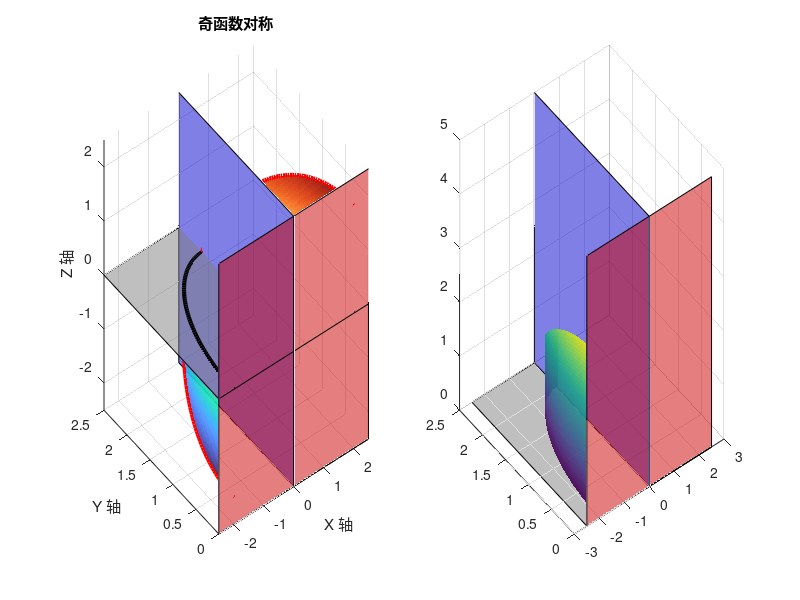

This chart was generated by the following MATLAB code: (Note: this script raises an error after producing the figure.)
% 剥离所有光影特效，绝对强制显色版
clear; clc; close all;

figure('Name', '曲线积分对称性', 'Color', 'w', 'Position', [100, 100, 1200, 550]);

% 基础数据
t = linspace(0, pi, 150); 
x_L = 2*cos(t);   
y_L = 2*sin(t);   
v = linspace(0, 1, 40); 
[T_wall, V_wall] = meshgrid(t, v);
X_wall = 2*cos(T_wall); 
Y_wall = 2*sin(T_wall);

% ================= 左图：奇函数 =================
subplot(1, 2, 1); hold on; grid on; view(-35, 30);
f_odd = @(x, y) x; 

% 【暴力涂色：没有任何光照干扰的纯色块】
% 1. X=0 平面 (深蓝)
fill3([0 0 0 0], [0 2.5 2.5 0], [-2.5 -2.5 2.5 2.5], [0 0 0.8], 'FaceAlpha', 0.5);
% 2. Y=0 平面 (深红)
fill3([-2.5 2.5 2.5 -2.5], [0 0 0 0], [-2.5 -2.5 2.5 2.5], [0.8 0 0], 'FaceAlpha', 0.5);
% 3. Z=0 平面 (深灰)
fill3([-2.5 2.5 2.5 -2.5], [0 0 2.5 2.5], [0 0 0 0], [0.5 0.5 0.5], 'FaceAlpha', 0.5);

% 面积墙
Z_wall_odd = V_wall .* f_odd(X_wall, Y_wall);
surf(X_wall, Y_wall, Z_wall_odd, Z_wall_odd, 'EdgeColor', 'none', 'FaceAlpha', 0.9);
colormap(gca, turbo); 

% 曲线
plot3(x_L, y_L, zeros(size(t)), 'k', 'LineWidth', 3);
plot3(x_L, y_L, f_odd(x_L, y_L), 'r', 'LineWidth', 3);

xlabel('X 轴'); ylabel('Y 轴'); zlabel('Z 轴');
title('奇函数对称');
axis([-2.5 2.5 0 2.5 -2.5 2.5]); 


% ================= 右图：偶函数 =================
subplot(1, 2, 2); hold on; grid on; view(-35, 30);
f_even = @(x, y) 0.5*x.^2 + 1; 

% 【暴力涂色：没有任何光照干扰的纯色块】
% 1. X=0 平面 (深蓝)
fill3([0 0 0 0], [0 2.5 2.5 0], [0 0 5 5], [0 0 0.8], 'FaceAlpha', 0.5);
% 2. Y=0 平面 (深红)
fill3([-2.5 2.5 2.5 -2.5], [0 0 0 0], [0 0 5 5], [0.8 0 0], 'FaceAlpha', 0.5);
% 3. Z=0 平面 (深灰)
fill3([-2.5 2.5 2.5 -2.5], [0 0 2.5 2.5], [0 0 0 0], [0.5 0.5 0.5], 'FaceAlpha', 0.5);

% 面积墙
Z_wall_even = V_wall .* f_even(X_wall, Y_wall);
surf(X_wall, Y_wall, Z_wall_even, Z_wall_even, 'EdgeColor', 'none', 'FaceAlpha', 0.9);
colormap(gca, parula); 

% 曲线
plot3(x_L, y_L, zeros(size(t)), 'k', 'LineWidth', 3);
t_half = linspace(0, pi/2, 75); 
plot3(2*cos(t_half), 2*sin(t_half), zeros(size(t_half)), 'g', 'LineWidth', 4); 
plot3(x_L, y_L, f_even(x_L, y_L), 'r', 'LineWidth', 3);

xlabel('X 轴'); ylabel('Y 轴'); zlabel('Z 轴');
title('偶函数对称');
axis([-2.5 2.5 0 2.5 0 5]); 

sgtitle('暴力显色版：X=0(蓝), Y=0(红), Z=0(灰)', 'FontSize', 16, 'FontWeight', 'bold');
